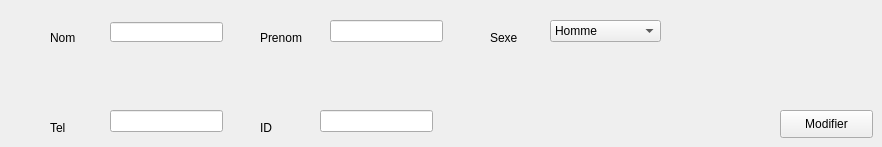
      <widget class="QWidget" name="tab_3">
       <attribute name="title">
        <string>Modifier</string>
       </attribute>
       <widget class="QLineEdit" name="lineEdit_7">
        <property name="geometry">
         <rect>
          <x>330</x>
          <y>20</y>
          <width>113</width>
          <height>22</height>
         </rect>
        </property>
       </widget>
       <widget class="QPushButton" name="pushButton_4">
        <property name="geometry">
         <rect>
          <x>780</x>
          <y>110</y>
          <width>93</width>
          <height>28</height>
         </rect>
        </property>
        <property name="text">
         <string>Modifier</string>
        </property>
       </widget>
       <widget class="QLineEdit" name="lineEdit_8">
        <property name="geometry">
         <rect>
          <x>110</x>
          <y>22</y>
          <width>113</width>
          <height>20</height>
         </rect>
        </property>
       </widget>
       <widget class="QLabel" name="label_11">
        <property name="geometry">
         <rect>
          <x>490</x>
          <y>30</y>
          <width>56</width>
          <height>16</height>
         </rect>
        </property>
        <property name="text">
         <string>Sexe</string>
        </property>
       </widget>
       <widget class="QLabel" name="label_12">
        <property name="geometry">
         <rect>
          <x>50</x>
          <y>120</y>
          <width>56</width>
          <height>16</height>
         </rect>
        </property>
        <property name="text">
         <string>Tel</string>
        </property>
       </widget>
       <widget class="QLabel" name="label_13">
        <property name="geometry">
         <rect>
          <x>260</x>
          <y>30</y>
          <width>56</width>
          <height>16</height>
         </rect>
        </property>
        <property name="text">
         <string>Prenom</string>
        </property>
       </widget>
       <widget class="QLineEdit" name="lineEdit_9">
        <property name="geometry">
         <rect>
          <x>110</x>
          <y>110</y>
          <width>113</width>
          <height>22</height>
         </rect>
        </property>
       </widget>
       <widget class="QLabel" name="label_14">
        <property name="geometry">
         <rect>
          <x>50</x>
          <y>30</y>
          <width>56</width>
          <height>16</height>
         </rect>
        </property>
        <property name="text">
         <string>Nom</string>
        </property>
       </widget>
       <widget class="QComboBox" name="comboBox_2">
        <property name="geometry">
         <rect>
          <x>550</x>
          <y>20</y>
          <width>111</width>
          <height>22</height>
         </rect>
        </property>
        <item>
         <property name="text">
          <string>Homme</string>
         </property>
        </item>
        <item>
         <property name="text">
          <string>Femme</string>
         </property>
        </item>
       </widget>
       <widget class="QLabel" name="label_15">
        <property name="geometry">
         <rect>
          <x>260</x>
          <y>120</y>
          <width>56</width>
          <height>16</height>
         </rect>
        </property>
        <property name="text">
         <string>ID</string>
        </property>
       </widget>
       <widget class="QLineEdit" name="lineEdit_10">
        <property name="geometry">
         <rect>
          <x>320</x>
          <y>110</y>
          <width>113</width>
          <height>22</height>
         </rect>
        </property>
        <property name="text">
         <string/>
        </property>
       </widget>
      </widget>
